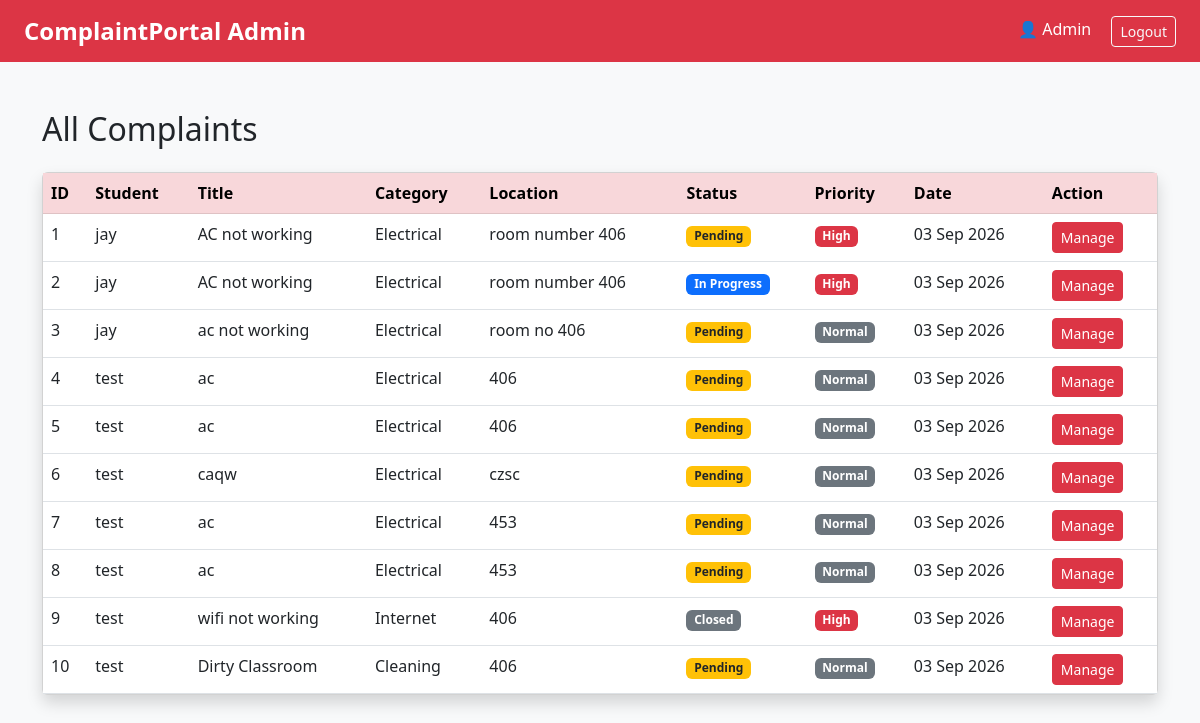
The app's page /admin/dashboard (signed in), older data.
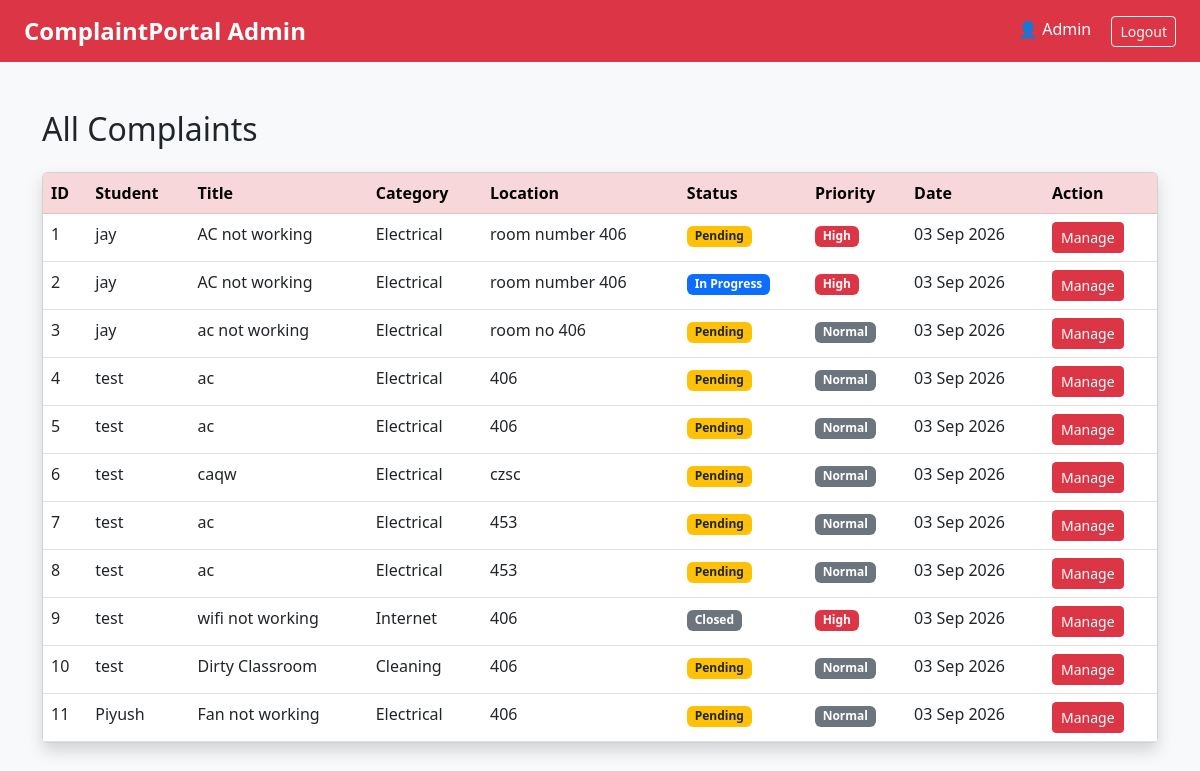
The same page, newer data.
### app.py (models this page shows)
class Complaint(db.Model):
    id = db.Column(db.Integer, primary_key=True)
    user_id = db.Column(db.Integer, db.ForeignKey('user.id'), nullable=False)
    title = db.Column(db.String(200), nullable=False)
    category = db.Column(db.String(100), nullable=False)
    location = db.Column(db.String(200), nullable=False)
    description = db.Column(db.Text, nullable=False)
    photo = db.Column(db.String(300), nullable=True)
    status = db.Column(db.String(50), default='Pending')
    priority = db.Column(db.String(20), default='Normal')
    assigned_worker_id = db.Column(
        db.Integer, db.ForeignKey('user.id'), nullable=True)
    created_at = db.Column(db.DateTime, default=db.func.now())

class User(db.Model):
    id = db.Column(db.Integer, primary_key=True)
    name = db.Column(db.String(100), nullable=False)
    email = db.Column(db.String(100), unique=True)
    password = db.Column(db.String(200), nullable=False)
    role = db.Column(db.String(20), nullable=False, default='student')

### app.py (the view)
@app.route('/admin/dashboard')
def admin_dashboard():
    if 'user_id' not in session:
        return redirect('/login')
    if session.get('user_role') != 'admin':
        return redirect('/dashboard')
    results = db.session.query(Complaint, User.name).join(
        User, Complaint.user_id == User.id
    ).all()
    return render_template('admin_dashboard.html', complaints=results)

### templates/admin_dashboard.html (shortened to what this page needs)
<!DOCTYPE html>
<html>
<head>
    <link rel="stylesheet" href="https://cdn.jsdelivr.net/npm/bootstrap@5.3.0/dist/css/bootstrap.min.css">
    <link rel="stylesheet" href="{{ url_for('static', filename='css/style.css') }}">
</head>
<body>
<nav class="navbar navbar-dark bg-danger px-4">
    <a class="navbar-brand" href="/">ComplaintPortal Admin</a>
    <div>
        <span class="text-white me-3">👤 {{ session['user_name'] }}</span>
        <a href="/logout" class="btn btn-outline-light btn-sm">Logout</a>
    </div>
</nav>
<div class="container mt-5">
    <h2 class="mb-4">All Complaints</h2>
    {% if complaints %}
    <div class="card shadow">
        <div class="card-body p-0">
            <table class="table table-hover mb-0">
                <thead class="table-danger">
                    <tr>
                        <th>ID</th>
                        <th>Student</th>
                        <th>Title</th>
                        <th>Category</th>
                        <th>Location</th>
                        <th>Status</th>
                        <th>Priority</th>
                        <th>Date</th>
                        <th>Action</th>
                    </tr>
                </thead>
                <tbody>
                    {% for complaint, student_name in complaints %}
                    <tr>
                        <td>{{ complaint.id }}</td>
                        <td>{{ student_name }}</td>
                        <td>{{ complaint.title }}</td>
                        <td>{{ complaint.category }}</td>
                        <td>{{ complaint.location }}</td>
                        <td>
                            <span class="badge
                                {% if complaint.status == 'Pending' %}bg-warning text-dark
                                {% elif complaint.status == 'Assigned' %}bg-info
                                {% elif complaint.status == 'In Progress' %}bg-primary
                                {% elif complaint.status == 'Resolved' %}bg-success
                                {% elif complaint.status == 'Closed' %}bg-secondary
                                {% endif %}">
                                {{ complaint.status }}
                            </span>
                        </td>
                        <td>
                            <span class="badge
                                {% if complaint.priority == 'High' %}bg-danger
                                {% elif complaint.priority == 'Normal' %}bg-secondary
                                {% elif complaint.priority == 'Low' %}bg-success
                                {% endif %}">
                                {{ complaint.priority }}
                            </span>
                        </td>
                        <td>{{ complaint.created_at.strftime('%d %b %Y') }}</td>
                        <td><a href="/admin/complaint/{{ complaint.id }}" class="btn btn-sm btn-danger">Manage</a></td>
                    </tr>
                    {% endfor %}
                </tbody>
            </table>
        </div>
    </div>
    {% else %}
        <div class="alert alert-info">No complaints submitted yet.</div>
    {% endif %}
</div>
</body>
</html>

### static/css/style.css (style rules this page uses)
body { background-color: #f8f9fa; }
.navbar-brand { font-weight: bold; font-size: 1.5rem; }

Row changes from the older to the newer data that the page shows:
added Complaint: id "11", name "Piyush", title "Fan not working", category "Electrical", location "406", status "Pending", priority "Normal", created_at "03 Sep 2026"
